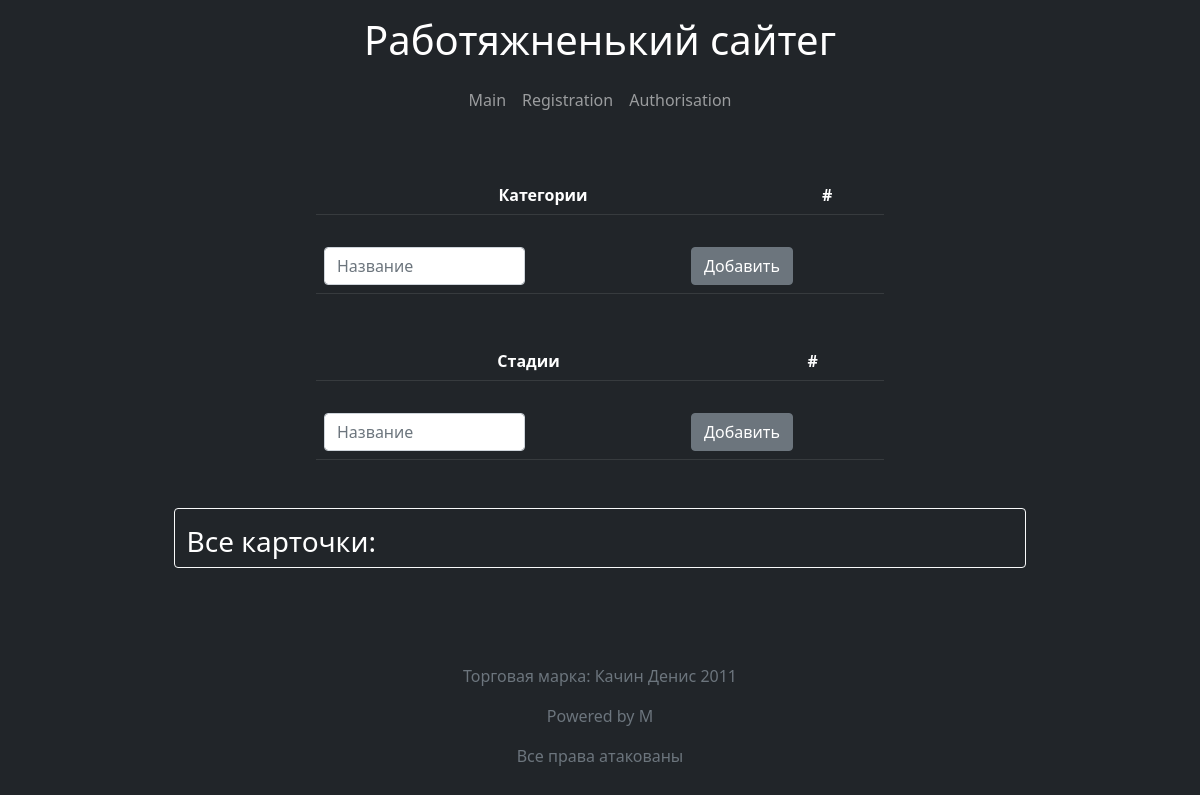
/admin.php, run on an earlier commit of the app's database.
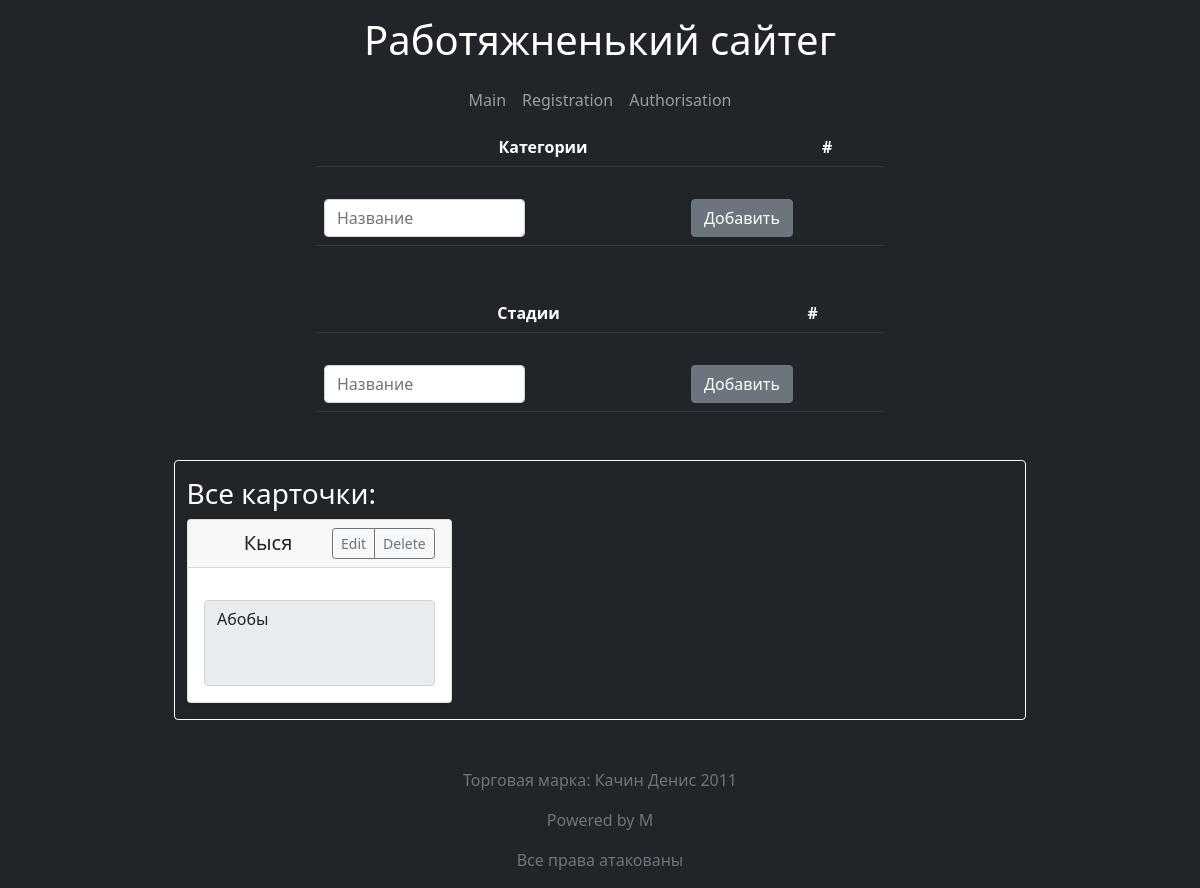
And on a later commit of the database.
### tables this page shows
CREATE TABLE `card` (
  `id` int(11) NOT NULL,
  `login` varchar(50) NOT NULL,
  `name` varchar(50) NOT NULL,
  `description` varchar(200) NOT NULL
);

### admin.php (the view, shortened to what this page needs)
<?php
require("header.php");
require('connect.php');
?>
<main class="px-3">
    <table class="table table-dark px-3 mb-4 text-center w-50 mx-auto">
        <thead>
            <tr>
            <th>Категории</th>
            <th>#</th>
            </tr>
        </thead>
    </table>
    <table class="table table-dark px-3 mb-5 text-center w-50 mx-auto">
        <tbody>
            <tr>
                <th class="w-50"><input type="text" id="name_adder_category" class="form-control w-75" aria-label="Small" aria-describedby="inputGroup-sizing-sm" placeholder="Название"></th>
                <td onclick="AddCategory()"><button type="button" class="btn btn-secondary">Добавить</button></td>
            </tr>
        </tbody>
    </table>
    <table class="table table-dark mt-5 px-3 mb-4 text-center w-50 mx-auto">
        <thead>
            <tr>
            <th>Стадии</th>
            <th>#</th>
            </tr>
        </thead>
    </table>
    <table class="table table-dark px-3 mb-4 text-center w-50 mx-auto">
        <tbody>
            <tr>
                <th class="w-50"><input type="text" id="name_adder_stage" class="form-control w-75" aria-label="Small" aria-describedby="inputGroup-sizing-sm" placeholder="Название"></th>
                <td onclick="AddStage()"><button type="button" class="btn btn-secondary">Добавить</button></td>
            </tr>
        </tbody>
    </table>
    <div class="album my-5 py-3 mx-auto w-75 text-dark bg-dark border border-light rounded">
    <h3 class="text-white text-left w-25">Все карточки:</h3>
    <div class="container">
    <div id="parent_div_admin" class="row row-cols-1 row-cols-sm-2 row-cols-md-3 g-3">
    <?php
        $stmt = $db->prepare("SELECT * FROM card");
        $stmt ->execute([]);
        while($row = $stmt ->fetch(PDO::FETCH_ASSOC))
        {
            require("components/card.php");
        }
    ?>
    </div>
    </div>
    </div>
</main>

### components/card.php (shortened to what this page needs)
<div class="col" id=<?= $row['id'];?>>
    <div class="card shadow-sm">
        <div class="card-header" role="tab" id="headingOne">
            <div class="d-flex justify-content-between align-items-center">
                <h5 class="mb-0" style="width: 70%" id="name_<?= $row['id']; ?>">
                    <?= $row['name']; ?>
                </h5>
                <div class="btn-group">
                    <input type="button" id="btn_ed_<?= $row['id']; ?>" value="Edit" onclick="EditCard('<?= $row['id']; ?>')" class="btn btn-sm btn-outline-secondary">
                    <input type="button" id="btn_de_<?= $row['id']; ?>" value="Delete" name="del" onclick="DeleteCard('<?= $row['id']; ?>')" class="btn btn-sm btn-outline-secondary">
                </div>
            </div>
        </div>
        <div class="card-body">
            <textarea class="form-control " id="text_<?= $row['id'];?>" rows="3" style="resize: none" readonly><?= $row['description'];?></textarea>
        </div>
    </div>
</div>

What changed in the data, as far as the page shows it:
added card: name "Кыся", id+description "Абобы"
